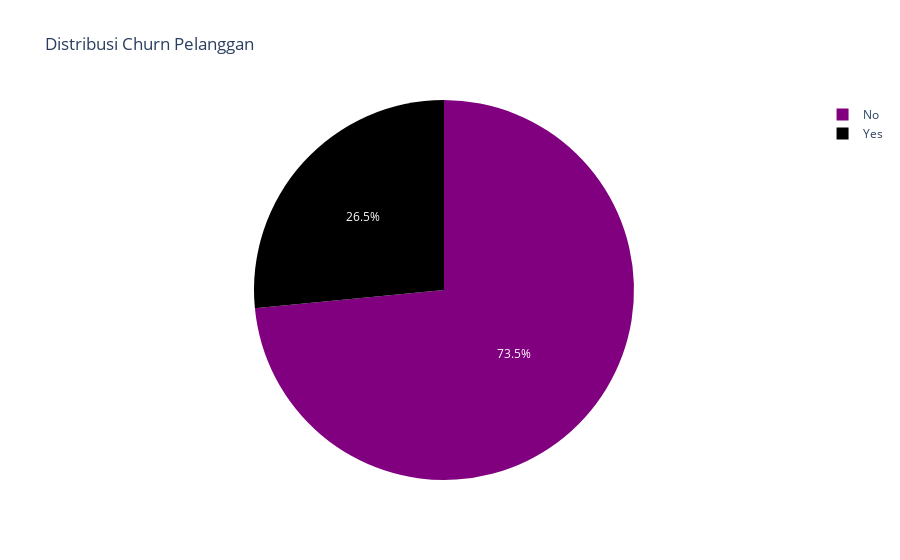

The notebook cell this image was saved under:
### Markdown cell above
### Target Distribution

### Code cell
churn_counts = df['Churn'].value_counts().reset_index()
churn_counts.columns = ['Churn', 'Count']

fig = px.pie(
    churn_counts, 
    values='Count', 
    names='Churn', 
    title='Distribusi Churn Pelanggan',
    color= 'Churn',
    color_discrete_map={'Yes': 'Black', 'No': 'Purple'}
)
fig.show()

### Figure 1 — Plotly figure (JSON) as saved in the notebook; plotly's stock layout.template omitted (floating-point values rounded to 4 significant figures)
{"data": [{"customdata": [["No"], ["Yes"]], "domain": {"x": [0, 1], "y": [0, 1]}, "hovertemplate": "Churn=%{customdata[0]}<br>Count=%{value}<extra></extra>", "labels": ["No", "Yes"], "legendgroup": "", "marker": {"colors": ["Purple", "Black"]}, "name": "", "showlegend": true, "type": "pie", "values": [3565, 1288]}], "layout": {"legend": {"tracegroupgap": 0}, "title": {"text": "Distribusi Churn Pelanggan"}}}
